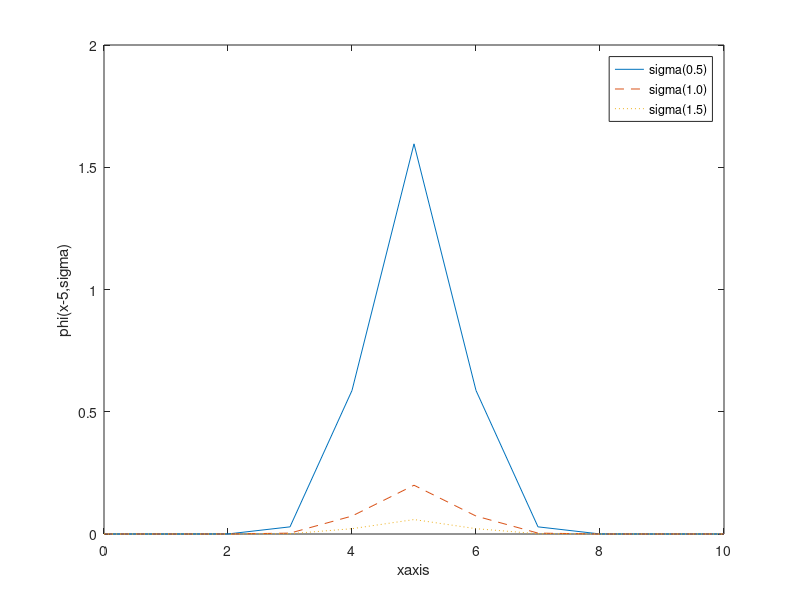

Reproduce this figure in MATLAB.
x = [0:1:10]
mu = 5
e = 2.718
y1 = (1/((0.5)*sqrt(2*pi)))*e.^-((x-mu).^2)/(2*(0.5).^2)
y2 = (1/((1.0)*sqrt(2*pi)))*e.^-((x-mu).^2)/(2*(1.0).^2)
y3 = (1/((1.5)*sqrt(2*pi)))*e.^-((x-mu).^2)/(2*(1.5).^2)
function_values = []
sigma = 0.5:0.5:1.5
plot(x,y1,"-", x,y2,"--", x,y3,":")
xlabel('xaxis')
ylabel('phi(x-5,sigma)')
legend('sigma(0.5)','sigma(1.0)','sigma(1.5)')
